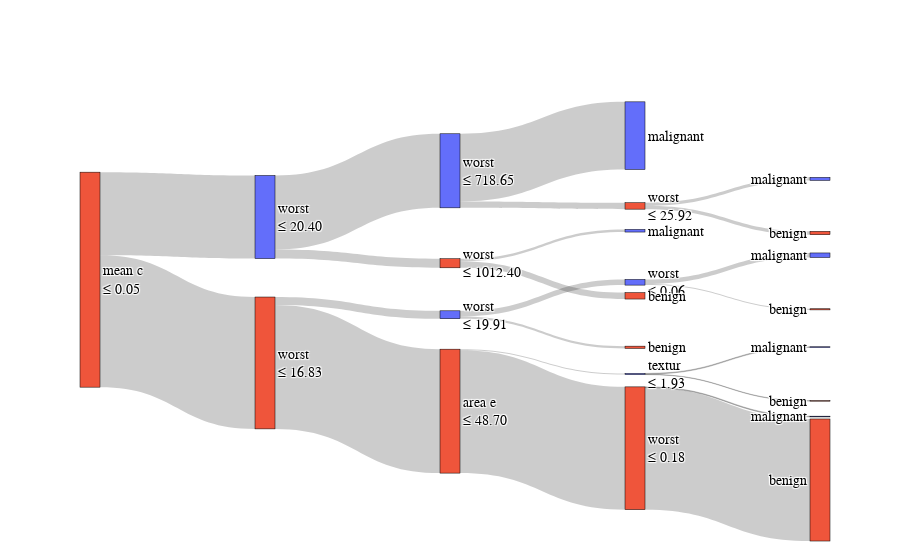

Notebook code for this chart:
### Code cell
print("Original Tree:")
tree_plot = SankeyTreePlot(cancer_dt_viz)
tree_plot.show()

### Figure 1 — Plotly figure (JSON) as saved in the notebook; plotly's stock layout.template omitted (floating-point values rounded to 4 significant figures)
{"data": [{"link": {"hovertemplate": "<b style \"font-size:14px;\">n_train:</b> %{value}<extra></extra>", "label": ["349", "328", "325", "323", "2", "3", "1", "2", "21", "6", "15", "3", "12", "220", "24", "17", "7", "196", "17", "9", "8", "179"], "source": [0, 1, 2, 3, 3, 2, 6, 6, 1, 9, 9, 11, 11, 0, 14, 15, 15, 14, 18, 19, 19, 18], "target": [1, 2, 3, 4, 5, 6, 7, 8, 9, 10, 11, 12, 13, 14, 15, 16, 17, 18, 19, 20, 21, 22], "value": [349, 328, 325, 323, 2, 3, 1, 2, 21, 6, 15, 3, 12, 220, 24, 17, 7, 196, 17, 9, 8, 179]}, "node": {"color": ["#EF553B", "#EF553B", "#EF553B", "#EF553B", "#EF553B", "#636EFA", "#636EFA", "#EF553B", "#636EFA", "#636EFA", "#EF553B", "#636EFA", "#EF553B", "#636EFA", "#636EFA", "#EF553B", "#EF553B", "#636EFA", "#636EFA", "#EF553B", "#EF553B", "#636EFA", "#636EFA"], "customdata": [["mean concave points<br>≤ 0.05", "[0.37 0.63]"], ["worst radius<br>≤ 16.83", "[0.05 0.95]"], ["area error<br>≤ 48.70", "[0.02 0.98]"], ["worst smoothness<br>≤ 0.18", "[0.01 0.99]"], ["", "[0.01 0.99]"], ["", "[1. 0.]"], ["texture error<br>≤ 1.93", "[0.67 0.33]"], ["", "[0. 1.]"], ["", "[1. 0.]"], ["worst texture<br>≤ 19.91", "[0.57 0.43]"], ["", "[0. 1.]"], ["worst fractal dimension<br>≤ 0.06", "[0.8 0.2]"], ["", "[0. 1.]"], ["", "[1. 0.]"], ["worst texture<br>≤ 20.40", "[0.88 0.12]"], ["worst area<br>≤ 1012.40", "[0.29 0.71]"], ["", "[0. 1.]"], ["", "[1. 0.]"], ["worst area<br>≤ 718.65", "[0.95 0.05]"], ["worst texture<br>≤ 25.92", "[0.47 0.53]"], ["", "[0. 1.]"], ["", "[1. 0.]"], ["", "[1. 0.]"]], "hovertemplate": "<b style=\"font-size:14px;\">%{customdata[0]}</b><br><b style=\"font-size:14px;\">n_train:</b> %{value}<br><b style=\"font-size:14px;\">Value:</b> %{customdata[1]}<extra></extra>", "label": ["mean c<br>≤ 0.05", "worst <br>≤ 16.83", "area e<br>≤ 48.70", "worst <br>≤ 0.18", "benign", "malignant", "textur<br>≤ 1.93", "benign", "malignant", "worst <br>≤ 19.91", "benign", "worst <br>≤ 0.06", "benign", "malignant", "worst <br>≤ 20.40", "worst <br>≤ 1012.40", "benign", "malignant", "worst <br>≤ 718.65", "worst <br>≤ 25.92", "benign", "malignant", "malignant"], "line": {"color": "black", "width": 0.5}, "pad": 15, "thickness": 20, "x": [0, 0.25, 0.5, 0.75, 1, 1, 0.75, 1, 1, 0.5, 0.75, 0.75, 1, 1, 0.25, 0.5, 0.75, 0.75, 0.5, 0.75, 1, 1, 0.75], "y": [0.5, 0.692, 0.8188, 0.9165, 1, 0.833, 0.7211, 0.7918, 0.6504, 0.5652, 0.6507, 0.4797, 0.5508, 0.4085, 0.308, 0.4297, 0.5153, 0.344, 0.1863, 0.2788, 0.3501, 0.2076, 0.09385]}, "type": "sankey"}], "layout": {"font": {"color": "black", "family": "Courier New", "size": 14}}}
